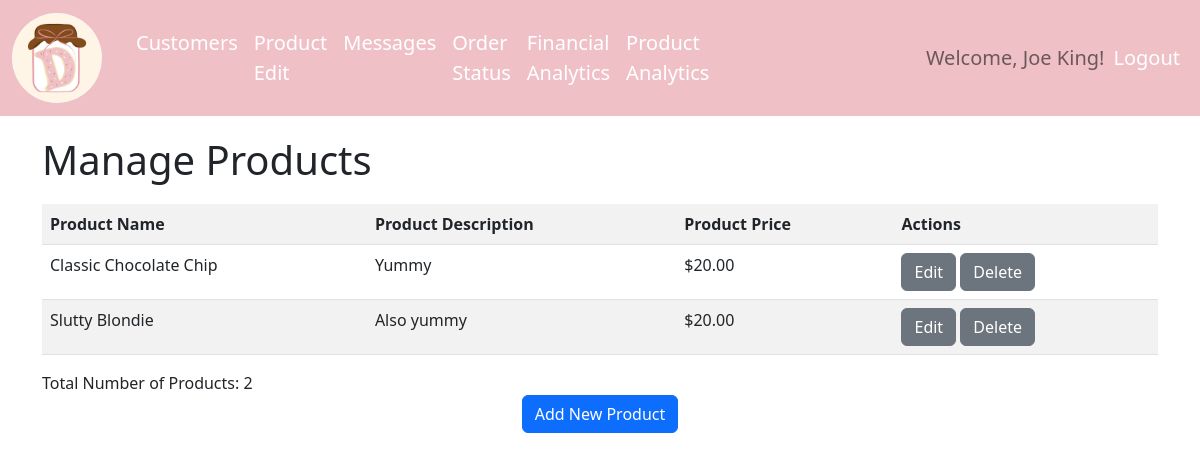
The page /product/edit (signed in) on the database as committed earlier.
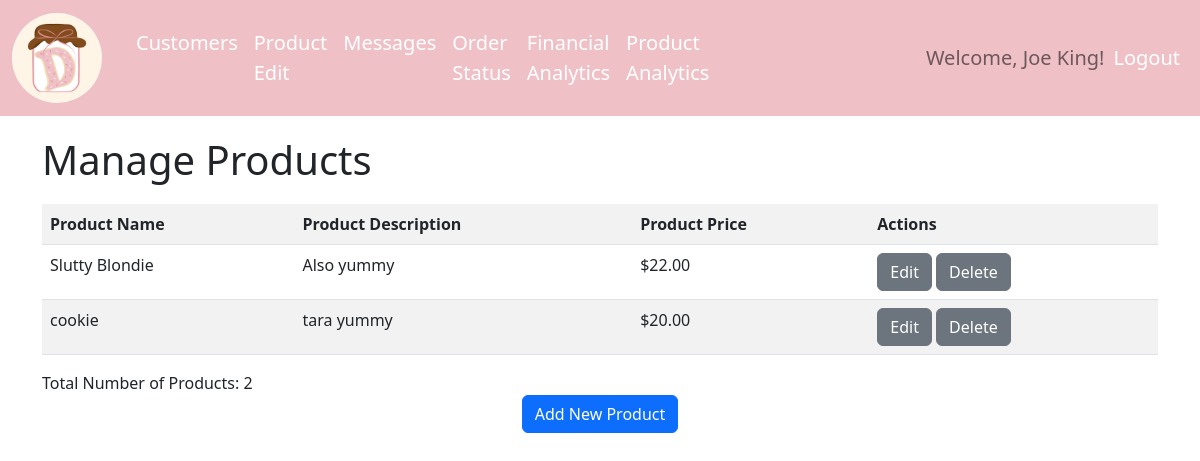
The same page on the database as committed later.
### models.py (models this page shows, shortened)
class Product(db.Model):
    __tablename__ = 'product'
    product_id = db.Column(db.Integer, primary_key=True, autoincrement=True)
    category_id = db.Column(db.Integer, db.ForeignKey('product_category.category_id'))
    product_name = db.Column(db.String(100), nullable=False)
    product_description = db.Column(db.Text)
    product_image = db.Column(db.String(100))
    product_price = db.Column(db.Float, nullable=False)

### app.py (the view)
@app.route('/product/edit')
@login_required
@role_required(['MANAGER'])
def product_edit():
    products = Product.query.order_by(Product.product_name).all()
    return render_template('product-edit.html', products=products)

### app.py (called while the page is built)
@login_manager.user_loader
def load_user(user_id):
    return User.query.get(int(user_id))

### authorize.py (called while the page is built)
def role_required(roles):
    def decorator(func):
        @wraps(func)
        def wrapper(*args, **kwargs):
            if current_user and current_user.role in roles:
                pass
            else:
                flash('You do not have permission to access this function.', 'error')
                return render_template('access_denied.html')
            if callable(getattr(current_app, "ensure_sync", None)):
                return current_app.ensure_sync(func)(*args, **kwargs)
            return func(*args, *kwargs)
        return wrapper
    return decorator

### template/product-edit.html (shortened to what this page needs)
{% extends "base.html" %}
{% block page_head %}
    Manage Products
{% endblock %}
{% block page_content %}
    <div class="row">
    <div class="col">
    <table class="table table-striped">
        <tr>
            <th>Product Name</th>
            <th>Product Description</th>
            <th>Product Price</th>
            <th>Actions</th>
        </tr>
        {% for each_product in products %}
        <tr>
            <td>{{ each_product['product_name'] }}</td>
            <td>{{ each_product['product_description'] }}</td>
            <td>{{ "$%.2f"|format(each_product['product_price']) }}</td>
            <td>
                <a href="{{ url_for('product_update', product_id=each_product['product_id']) }}" class="btn btn-secondary" role="button">Edit</a>
                <a href="{{ url_for('product_delete', product_id=each_product['product_id']) }}" class="btn btn-secondary" role="button">Delete</a>
            </td>
        </tr>
        {% endfor %}
    </table>
    </div>
    </div>
    <div class="row">
        <div class="col">
            Total Number of Products: {{ products|length }}
        </div>
    </div>
    <div class="row">
        <div class="col text-center">
             <a href="{{ url_for('product_add') }}" class="btn btn-primary" role="button">Add New Product</a>
        </div>
    </div>
{% endblock %}

Rows that differ between the two databases and show on the page:
removed Product: product_name "Classic Chocolate Chip", product_description "Yummy", product_price "$20.00"
changed Product "Slutty Blondie": product_price "$20.00" → "$22.00"
added Product: product_name "cookie", product_description "tara yummy", product_price "$20.00"
